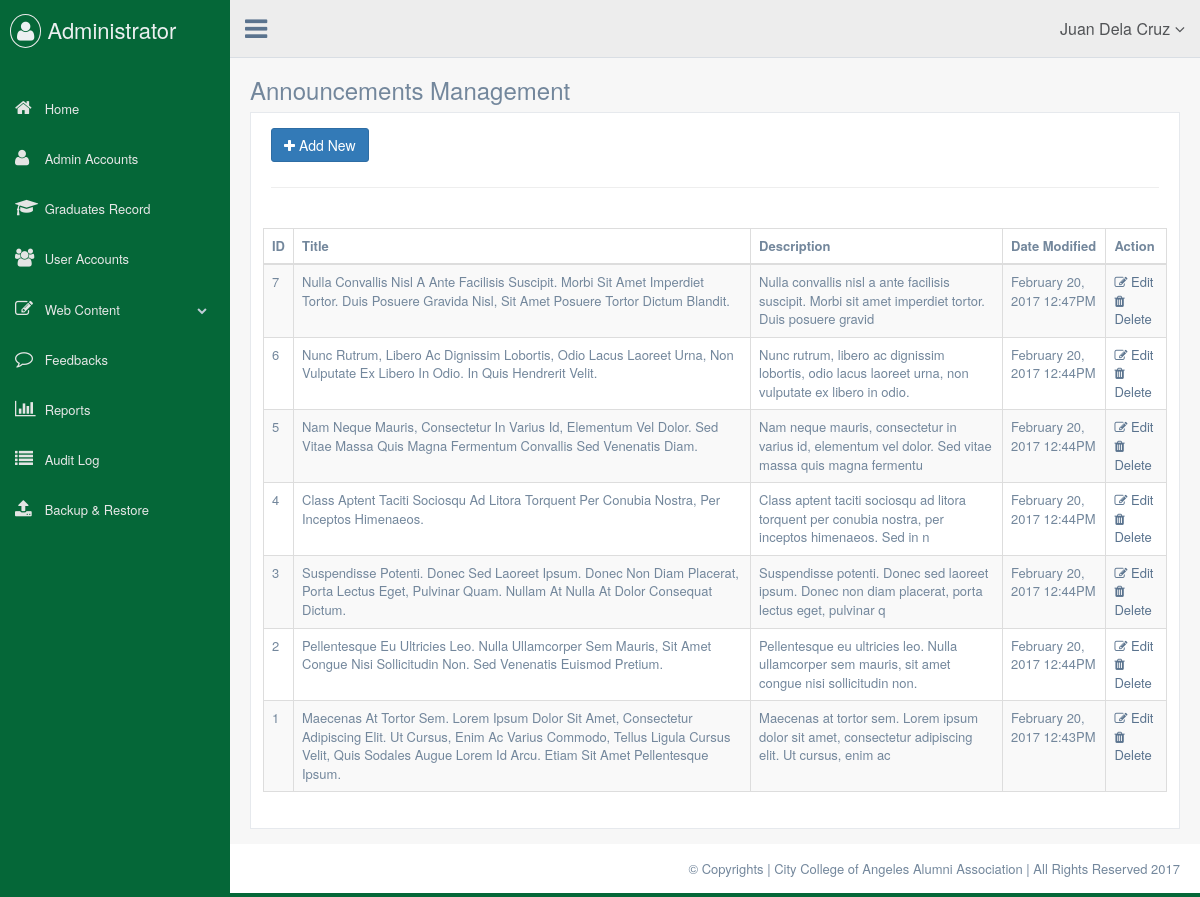
/admin-announcements.php (signed in), run on the app's committed database.
### tables this page shows
CREATE TABLE `webannouncements` (
  `announ_id` int(11) NOT NULL AUTO_INCREMENT,
  `announ_title` varchar(255) NOT NULL,
  `announ_description` text NOT NULL,
  `announ_status` tinyint(1) NOT NULL DEFAULT '1',
  `announ_poster_id` int(11) NOT NULL,
  `announ_date_modified` datetime NOT NULL,
  `announ_date_added` datetime NOT NULL,
  PRIMARY KEY (`announ_id`)
);

### classes/Session.php (called while the page is built, shortened)
<?php
class Session {
	public static function sessionExists($name) {
		return (isset($_SESSION[$name])) ? true : false;
	}
	public static function getSession($name) {
		return $_SESSION[$name];
	}
}
?>

### classes/Db.php (called while the page is built, shortened)
<?php
class Db {
	private static $_instance = null;
	private $_conn,
			$_host = 'localhost',
			$_db = 'alumni',
			$_user = 'root',
			$_pass = '';
	public function __construct(){
		$this->_conn = new PDO("mysql:host=".$this->_host.";dbname=".$this->_db,$this->_user,$this->_pass);
	}
	public static function getInstance() {
		if(!isset(self::$_instance)) {
			self::$_instance = new Db();
		}
		return self::$_instance;
	}
	public function selectData($table, $where) {
		$sql = "SELECT * FROM $table WHERE $where";
		$q = $this->_conn->query($sql);
		if($q->rowCount()) {
			return $q;
		}
		return false;
	}
}
?>

### classes/Coding.php (called while the page is built, shortened)
<?php
class Coding {
	public static function encodeThis($string) {
		return bin2hex(gzdeflate(base64_encode($string),9));
	}
}
?>

### internal/loadannouncements.php (the view)
<div class="manager-handler">
	<table id="datatable" class="datatable-desc table table-striped table-bordered bulk_action">
		<thead>
			<tr>
				<th>ID</th>
				<th>Title</th>
				<th>Description</th>
				<th>Date Modified</th>
				<th>Action</th>
			</tr>
		</thead>
		<tbody>
		<?php
			$getAnnouncements = Db::getInstance()->selectData('webannouncements', 'announ_status = 1 ORDER BY announ_id DESC');
			if($getAnnouncements) {
				while ($row = $getAnnouncements->fetch()) {
				?>
				<tr>
					<td><?php echo (int)$row['announ_id']; ?></td>
					<td><?php echo ucwords($row['announ_title']); ?></td>
					<td><?php echo substr($row['announ_description'], 0,100); ?></td>
					<td><?php echo date("F d, Y h:iA", strtotime($row['announ_date_modified'])); ?></td>
					<td>
					<?php
						if(Session::getSession('admin-lvl') != 3) {
					?>
						<a class="edit-announcement-btn cursor-pointer" data-id="<?php echo $row['announ_id']; ?>" data-title="<?php echo $row['announ_title']; ?>" data-desc="<?php echo $row['announ_description']; ?>"><span class="fa fa-edit"></span> Edit</a> <br />
						<a ref="<?php echo Coding::encodeThis(Coding::encodeThis($row['announ_id'])); ?>" class="cursor-pointer delete-announcement-btn" id="delete-announcement-btn"><span class="fa fa-trash"></span> Delete</a>
					<?php } ?>
					</td>
				</tr>
				<?php
				}
			}
		?>
		</tbody>
	</table>
</div>

### admin-announcements.php (shortened to what this page needs)
<!DOCTYPE html>
<html lang="en">
	<head>
		<link href="resources/plugins/gentelella-master/vendors/bootstrap/dist/css/bootstrap.min.css" rel="stylesheet">
		<link href="resources/plugins/gentelella-master/vendors/font-awesome/css/font-awesome.min.css" rel="stylesheet">
		<link href="resources/plugins/gentelella-master/vendors/nprogress/nprogress.css" rel="stylesheet">
		<link href="resources/plugins/gentelella-master/vendors/google-code-prettify/bin/prettify.min.css" rel="stylesheet">
		<link href="resources/plugins/gentelella-master/vendors/nprogress/nprogress.css" rel="stylesheet">
		<link href="resources/plugins/gentelella-master/vendors/iCheck/skins/flat/green.css" rel="stylesheet">
		<link href="resources/plugins/gentelella-master/vendors/datatables.net-bs/css/dataTables.bootstrap.min.css" rel="stylesheet">
		<link href="resources/plugins/gentelella-master/vendors/datatables.net-buttons-bs/css/buttons.bootstrap.min.css" rel="stylesheet">
		<link href="resources/plugins/gentelella-master/vendors/datatables.net-fixedheader-bs/css/fixedHeader.bootstrap.min.css" rel="stylesheet">
		<link href="resources/plugins/gentelella-master/vendors/datatables.net-responsive-bs/css/responsive.bootstrap.min.css" rel="stylesheet">
		<link href="resources/plugins/gentelella-master/vendors/datatables.net-scroller-bs/css/scroller.bootstrap.min.css" rel="stylesheet">
		<link href="resources/plugins/gentelella-master/build/css/custom.min.css" rel="stylesheet">
		<link rel="stylesheet" type="text/css" href="resources/css/adminmain.css">
	</head>
	<body class="nav-md">
		<div class="container body">
			<div class="main_container">
				<?php include('includes/admin-navigation.php'); ?>
				<div class="right_col" role="main">
					<div class="">
						<div class="page-title">
							<div class="title_left">
								<h3>Announcements Management</h3>
							</div>
						</div>
						<div class="clearfix"></div>
						<div class="row">
							<div class="col-md-12">
								<div class="x_panel">
									<div class="x_content">
										<div class="row">
											<?php
												if(Session::getSession('admin-lvl') != 3) {
												?>
												<div class="row" style="padding-left: 2%; padding-right: 2%;">
													<a href="#" id="add-announcement-btn" class="btn btn-primary"><span class="fa fa-plus"></span> Add New</a>
													<hr>
												</div>
												<?php
												}
											?>
											<br />
											<?php include('internal/loadannouncements.php'); ?>
										</div>
									</div>
								</div>
							</div>
						</div>
					</div>
				</div>
				<footer>
					<div class="pull-right">
						&copy; Copyrights | City College of Angeles Alumni Association | All Rights Reserved 2017
					</div>
					<div class="clearfix"></div>
				</footer>
			</div>
		</div>
	</body>
</html>

### includes/admin-navigation.php (shortened to what this page needs)
<div class="col-md-3 left_col">
	<div class="left_col scroll-view">
		<div class="navbar nav_title" style="border: 0;">
			<a href="admin" class="site_title"><i class="fa fa-user"></i> <span>
				<?php
					if(Session::getSession('admin-lvl') == 1) {
						echo "Administrator";
					} else if(Session::getSession('admin-lvl') == 2) {
						echo "Moderator";
					} else if(Session::getSession('admin-lvl') == 3) {
						echo "Viewing";
					}
				?>
			</span></a>
		</div>
		<br />
		<?php include('includes/admin-sidebar-menu.php'); ?>
	</div>
</div>
<?php include('includes/admin-top-navigation.php'); ?>

### includes/admin-sidebar-menu.php (shortened to what this page needs)
<div id="sidebar-menu" class="main_menu_side hidden-print main_menu">
	<div class="menu_section">
		<ul class="nav side-menu">
			<li><a href="admin"><i class="fa fa-home"></i> Home </a>
			</li>
			<?php
				if(Session::getSession('admin-lvl') == 1) {
				?>
					<li><a href="admin-accounts"><i class="fa fa-user"></i> Admin Accounts </a>
					<li><a href="admin-graduates"><i class="fa fa-graduation-cap"></i> Graduates Record </a>
					<li><a href="admin-user-accounts"><i class="fa fa-users"></i> User Accounts </a>
				<?php
				}
			?>
			</li>
			<li><a><i class="fa fa-edit"></i> Web Content <span class="fa fa-chevron-down"></span></a>
			</li>
			<li><a href="admin-feedbacks"><i class="fa fa-comment-o"></i> Feedbacks </a>
			<li><a href="admin-reports"><i class="fa fa-bar-chart"></i> Reports </a>
			</li>
			<?php
			if(Session::getSession('admin-lvl') == 1) {
			?>
				<li><a href="admin-audit-log"><i class="fa fa-list"></i> Audit Log </a>
				<li><a href="admin-backup-restore"><i class="fa fa-upload"></i> Backup & Restore </a>
			<?php
			}
			?>
		</ul>
	</div>
</div>

### includes/admin-top-navigation.php (shortened to what this page needs)
<div class="top_nav">
	<div class="nav_menu">
		<nav>
			<div class="nav toggle">
				<a id="menu_toggle"><i class="fa fa-bars"></i></a>
			</div>
			<ul class="nav navbar-nav navbar-right">
				<li class="">
					<a href="javascript:;" class="user-profile dropdown-toggle" data-toggle="dropdown" aria-expanded="false" style="font-size: 16px;">
						<?php
							if(Session::sessionExists('admin-logged')) {
								echo ucwords(Session::getSession('admin-fname'). " " .Session::getSession('admin-lname'));
							}
						?>
						<span class=" fa fa-angle-down"></span>
					</a>
				</li>
			 </ul>
		</nav>
	</div>
</div>

### resources/css/adminmain.css (style rules this page uses)
.left_col { background: #056738 !important; }
.nav_title { background: #056738 !important; }
.nav-md { background-color: #056738 !important; }
body { background: #056738 !important; }

### data on the page
webannouncements: announ_id "7", announ_title "Nulla Convallis Nisl A Ante Facilisis Suscipit. Morbi Sit Amet Imperdiet Tortor. Duis Posuere Gravida Nisl, Sit Amet Posuere Tortor Dictum Blandit.", announ_description "Nulla convallis nisl a ante facilisis suscipit. Morbi sit amet imperdiet tortor. Duis posuere gravid", announ_date_modified "February 20, 2017 12:47PM"
webannouncements: announ_id "6", announ_title "Nunc Rutrum, Libero Ac Dignissim Lobortis, Odio Lacus Laoreet Urna, Non Vulputate Ex Libero In Odio. In Quis Hendrerit Velit.", announ_description "Nunc rutrum, libero ac dignissim lobortis, odio lacus laoreet urna, non vulputate ex libero in odio.", announ_date_modified "February 20, 2017 12:44PM"
webannouncements: announ_id "5", announ_title "Nam Neque Mauris, Consectetur In Varius Id, Elementum Vel Dolor. Sed Vitae Massa Quis Magna Fermentum Convallis Sed Venenatis Diam.", announ_description "Nam neque mauris, consectetur in varius id, elementum vel dolor. Sed vitae massa quis magna fermentu", announ_date_modified "February 20, 2017 12:44PM"
webannouncements: announ_id "4", announ_title "Class Aptent Taciti Sociosqu Ad Litora Torquent Per Conubia Nostra, Per Inceptos Himenaeos.", announ_description "Class aptent taciti sociosqu ad litora torquent per conubia nostra, per inceptos himenaeos. Sed in n", announ_date_modified "February 20, 2017 12:44PM"
webannouncements: announ_id "3", announ_title "Suspendisse Potenti. Donec Sed Laoreet Ipsum. Donec Non Diam Placerat, Porta Lectus Eget, Pulvinar Quam. Nullam At Nulla At Dolor Consequat Dictum.", announ_description "Suspendisse potenti. Donec sed laoreet ipsum. Donec non diam placerat, porta lectus eget, pulvinar q", announ_date_modified "February 20, 2017 12:44PM"
webannouncements: announ_id "2", announ_title "Pellentesque Eu Ultricies Leo. Nulla Ullamcorper Sem Mauris, Sit Amet Congue Nisi Sollicitudin Non. Sed Venenatis Euismod Pretium.", announ_description "Pellentesque eu ultricies leo. Nulla ullamcorper sem mauris, sit amet congue nisi sollicitudin non.", announ_date_modified "February 20, 2017 12:44PM"
webannouncements: announ_id "1", announ_title "Maecenas At Tortor Sem. Lorem Ipsum Dolor Sit Amet, Consectetur Adipiscing Elit. Ut Cursus, Enim Ac Varius Commodo, Tellus Ligula Cursus Velit, Quis Sodales Augue Lorem Id Arcu. Etiam Sit Amet Pellentesque Ipsum.", announ_description "Maecenas at tortor sem. Lorem ipsum dolor sit amet, consectetur adipiscing elit. Ut cursus, enim ac", announ_date_modified "February 20, 2017 12:43PM"
